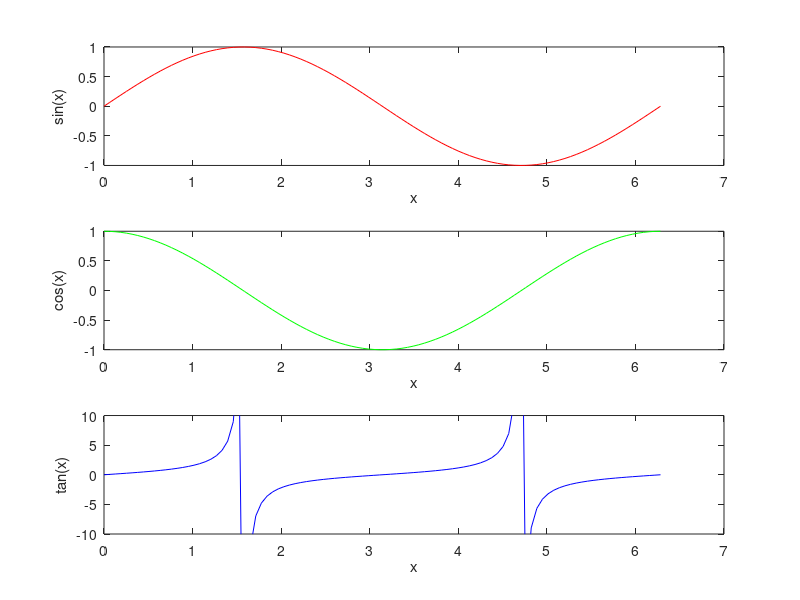

Write the MATLAB code that produced this figure.
x = linspace(0, 2*pi, 100); 

subplot(3, 1, 1); 
plot(x, sin(x), 'r'); 
xlabel('x');
ylabel('sin(x)');

subplot(3, 1, 2); 
plot(x, cos(x), 'g');
xlabel('x');
ylabel('cos(x)');

subplot(3, 1, 3); 
plot(x, tan(x), 'b'); 
xlabel('x'); 
ylabel('tan(x)');
ylim([-10, 10]); 


